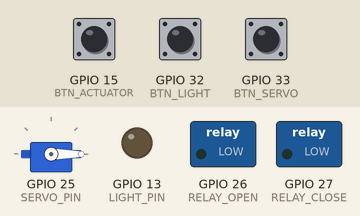
A sketch run on a simulated ESP32. Parts: servo, switched loads named in the sketch (green lamp = pin HIGH), output pins drawn as LEDs (lit = HIGH). Inputs (shaded band) come from the test bench; at power-on: GPIO 15 (BTN_ACTUATOR) HIGH, GPIO 32 (BTN_LIGHT) HIGH, GPIO 33 (BTN_SERVO) HIGH. WiFi joins after 1.5 s; servers stay silent unless stated; uploads are accepted with an empty reply; what the sketch prints to the serial monitor is not drawn.

Above: at 3.3 s.
3.4 s: GPIO 15 (BTN_ACTUATOR) pulled LOW for 0.15 s
At 4.8 s:
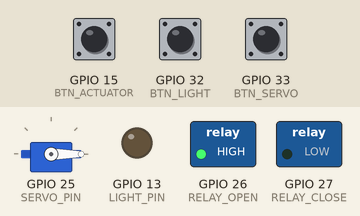
5.1 s: GPIO 32 (BTN_LIGHT) pulled LOW for 0.15 s
At 6.2 s:
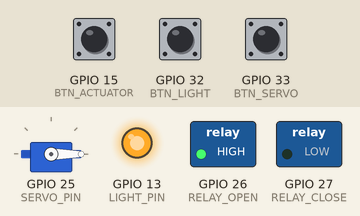
6.7 s: GPIO 33 (BTN_SERVO) pulled LOW for 0.15 s
At 7.8 s:
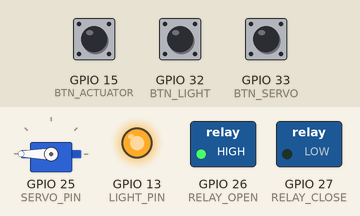
9.8 s: GPIO 15 (BTN_ACTUATOR) pulled LOW for 1 s
At 11.6 s:
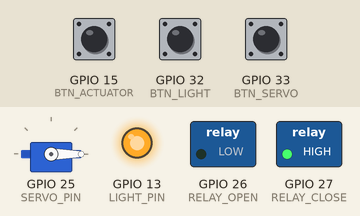
12.3 s: GPIO 32 (BTN_LIGHT) pulled LOW for 1 s
At 12.8 s:
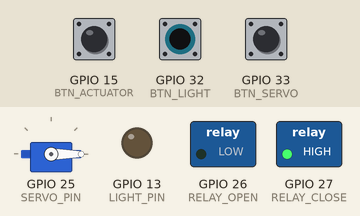
14.8 s: GPIO 33 (BTN_SERVO) pulled LOW for 1 s
At 15.2 s:
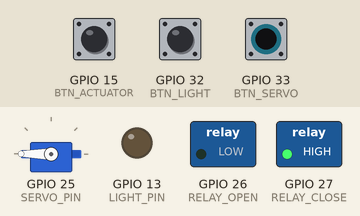
Timing chart, 0 to 19.3 s (numbered marks = the images above; inputs shaded):
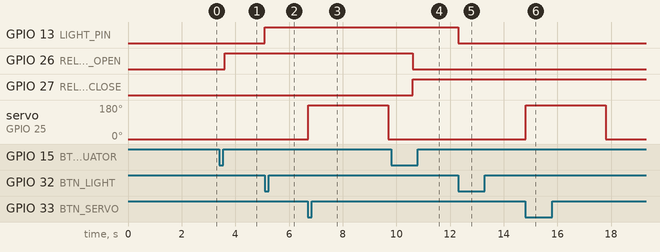

The sketch:

esp32_web_code.ino
```cpp
#include <ESP32Servo.h>
#include <WiFi.h>
#include <HTTPClient.h>

// ============================================
// WIFI CONFIGURATION
// ============================================
const char* ssid = "YOUR_WIFI_SSID";
const char* password = "YOUR_WIFI_PASSWORD";

// ============================================
// HTTP SERVER CONFIGURATION (mysql_logger.py)
// ============================================
const char* logger_server = "http://192.168.137.1:8080/log";  // Update with your PC's IP
const int device_id = 1;  // Device ID for this ESP32

// ============================================
// PIN DEFINITIONS
// ============================================
#define RELAY_OPEN 26
#define RELAY_CLOSE 27

#define BTN_ACTUATOR 15   // button for actuator control (GPIO 34 is input-only, changed to 15)
#define BTN_LIGHT 32      // button for light toggle
#define BTN_SERVO 33      // button for servo control (changed from 35)

#define LIGHT_PIN 13
#define SERVO_PIN 25      // servo motor control (PWM-capable pin)

// Servo object
Servo myServo;

// WiFi status
bool wifi_connected = false;

// actuator states
int actuatorState = 0;
/*
0 = STOP
1 = EXTEND
2 = RETRACT
*/

// servo feeding cycle
bool isFeeding = false;
unsigned long feedStartTime = 0;
const unsigned long feedDuration = 3000; // 3 seconds

bool lastActBtn = HIGH;
bool lastLightBtn = HIGH;
bool lastServoBtn = HIGH;

bool lightState = false;

unsigned long lastPressTime = 0;
const int debounceDelay = 200;

// ============================================
// FUNCTION DECLARATIONS
// ============================================
void initializeWiFi();
void logEventViaHTTP(String eventType, int sensorValue);

// ============================================
// SETUP
// ============================================
void setup() {
  Serial.begin(115200);
  delay(100);
  Serial.println("\n\n=== ESP32 Autofeeder Starting ===");

  pinMode(RELAY_OPEN, OUTPUT);
  pinMode(RELAY_CLOSE, OUTPUT);
  pinMode(LIGHT_PIN, OUTPUT);

  pinMode(BTN_ACTUATOR, INPUT_PULLUP);
  pinMode(BTN_LIGHT, INPUT_PULLUP);
  pinMode(BTN_SERVO, INPUT_PULLUP);  // GPIO 33 supports internal pullup

  digitalWrite(RELAY_OPEN, LOW);
  digitalWrite(RELAY_CLOSE, LOW);
  digitalWrite(LIGHT_PIN, LOW);

  // Initialize servo to closed position then detach to save power
  myServo.attach(SERVO_PIN);
  myServo.write(0);  // Start at 0 degrees
  delay(500);  // Give servo time to move
  myServo.detach();  // Detach to reduce power consumption

  // Initialize WiFi
  initializeWiFi();

  Serial.println("=== System Ready ===\n");
}

void loop() {

  bool actBtn = digitalRead(BTN_ACTUATOR);
  bool lightBtn = digitalRead(BTN_LIGHT);
  bool servoBtn = digitalRead(BTN_SERVO);

  if (millis() - lastPressTime > debounceDelay) {

    // ===== ACTUATOR BUTTON =====
    if (lastActBtn == HIGH && actBtn == LOW) {
      lastPressTime = millis();

      actuatorState++;

      if (actuatorState > 2) actuatorState = 0;

      if (actuatorState == 1) {
        Serial.println("EXTENDING");
        logEventViaHTTP("ACTUATOR_EXTEND", actuatorState);
      }
      if (actuatorState == 2) {
        Serial.println("RETRACTING");
        logEventViaHTTP("ACTUATOR_RETRACT", actuatorState);
      }
      if (actuatorState == 0) {
        Serial.println("STOP");
        logEventViaHTTP("ACTUATOR_STOP", actuatorState);
      }
    }

    // ===== LIGHT BUTTON =====
    if (lastLightBtn == HIGH && lightBtn == LOW) {
      lastPressTime = millis();

      lightState = !lightState;
      digitalWrite(LIGHT_PIN, lightState);

      if (lightState) {
        Serial.println("LIGHT ON");
        logEventViaHTTP("LIGHT_ON", 1);
      }
      else {
        Serial.println("LIGHT OFF");
        logEventViaHTTP("LIGHT_OFF", 0);
      }
    }

    // ===== SERVO BUTTON (Start Feeding Cycle) =====
    if (lastServoBtn == HIGH && servoBtn == LOW && !isFeeding) {
      lastPressTime = millis();

      // Start feeding cycle
      isFeeding = true;
      feedStartTime = millis();
      myServo.attach(SERVO_PIN);  // Attach servo before use
      delay(10);
      myServo.write(180);  // Open to 180°
      Serial.println("FEEDING: Started - Servo at 180°");
      logEventViaHTTP("FEEDING_START", 180);
    }
  }

  lastActBtn = actBtn;
  lastLightBtn = lightBtn;
  lastServoBtn = servoBtn;

  // ===== SERVO FEEDING CYCLE CONTROL =====
  if (isFeeding) {
    if (millis() - feedStartTime >= feedDuration) {
      // 3 seconds elapsed, return to closed position
      myServo.write(0);
      delay(500);  // Give servo time to move to 0°
      myServo.detach();  // Detach to save power
      isFeeding = false;
      Serial.println("FEEDING: Complete - Servo returned to 0°");
      logEventViaHTTP("FEEDING_COMPLETE", 0);
    }
  }

  // ===== ACTUATOR CONTROL =====
  if (actuatorState == 1) {           // EXTEND
    digitalWrite(RELAY_OPEN, HIGH);
    digitalWrite(RELAY_CLOSE, LOW);
  }
  else if (actuatorState == 2) {      // RETRACT
    digitalWrite(RELAY_OPEN, LOW);
    digitalWrite(RELAY_CLOSE, HIGH);
  }
  else {                              // STOP
    digitalWrite(RELAY_OPEN, LOW);
    digitalWrite(RELAY_CLOSE, LOW);
  }
}

// ============================================
// WIFI FUNCTIONS
// ============================================
void initializeWiFi() {
  Serial.println("[WiFi] Connecting to WiFi...");
  Serial.print("[WiFi] SSID: ");
  Serial.println(ssid);

  WiFi.mode(WIFI_STA);
  WiFi.begin(ssid, password);

  int attempts = 0;
  while (WiFi.status() != WL_CONNECTED && attempts < 20) {
    delay(500);
    Serial.print(".");
    attempts++;
  }

  if (WiFi.status() == WL_CONNECTED) {
    wifi_connected = true;
    Serial.println("\n[WiFi] Connected!");
    Serial.print("[WiFi] IP Address: ");
    Serial.println(WiFi.localIP());
    Serial.print("[WiFi] Logger Server: ");
    Serial.println(logger_server);
  } else {
    wifi_connected = false;
    Serial.println("\n[WiFi] Connection failed!");
    Serial.println("[WiFi] System will work offline (no database logging)");
  }
}

// ============================================
// HTTP LOGGING FUNCTIONS
// ============================================
void logEventViaHTTP(String eventType, int sensorValue) {
  if (!wifi_connected) {
    return;
  }

  HTTPClient http;
  http.begin(logger_server);
  http.addHeader("Content-Type", "application/x-www-form-urlencoded");

  // Build POST data
  String postData = "event_type=" + eventType +
                    "&sensor_value=" + String(sensorValue) +
                    "&device_id=" + String(device_id);

  Serial.print("[HTTP] Logging: ");
  Serial.print(eventType);
  Serial.print(" = ");
  Serial.print(sensorValue);

  int httpResponseCode = http.POST(postData);

  if (httpResponseCode > 0) {
    Serial.print(" → ");
    Serial.print(httpResponseCode);
    Serial.println(" OK");
  } else {
    Serial.print(" → ERROR: ");
    Serial.println(http.errorToString(httpResponseCode));
  }

  http.end();
}
```

Measured:
- after the input at 3.4 s, GPIO 26 (RELAY_OPEN): LOW → HIGH after 0.20 s
- after the input at 5.1 s, GPIO 13 (LIGHT_PIN): LOW → HIGH at once
- after the input at 6.7 s, servo on GPIO 25 (SERVO_PIN): 0° → 180° at once, → 0° 3.0 s later
- after the input at 9.8 s, GPIO 26 (RELAY_OPEN): HIGH → LOW after 0.80 s; GPIO 27 (RELAY_CLOSE): LOW → HIGH after 0.80 s
- after the input at 12.3 s, GPIO 13 (LIGHT_PIN): HIGH → LOW at once
- after the input at 14.8 s, servo on GPIO 25 (SERVO_PIN): 0° → 180° at once, → 0° 3.0 s later
